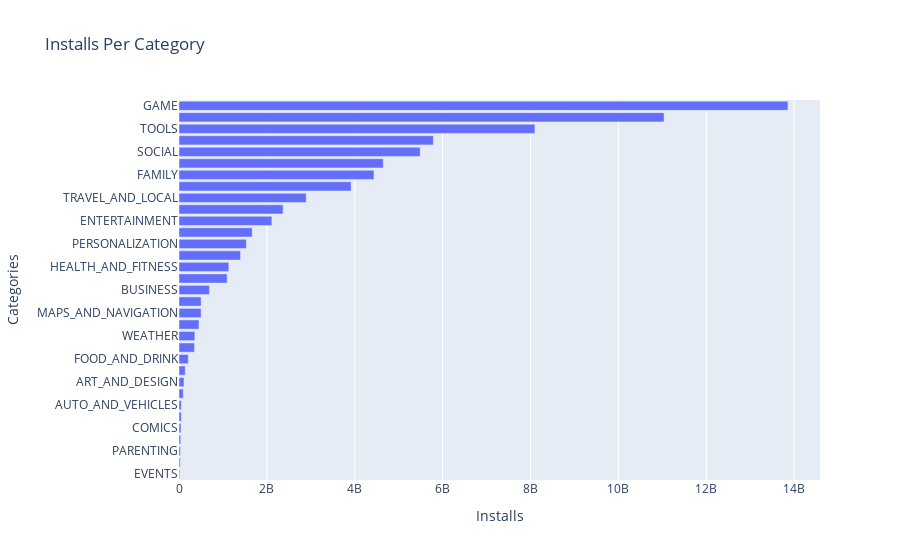

The cell this chart's notebook holds for it:
### Code cell
h_bar = px.bar(x=category_installs.Installs, y=category_installs.index, orientation="h", title="Installs Per Category")
h_bar.update_layout(xaxis_title="Installs", yaxis_title="Categories")

h_bar.show()

### Figure 1 — Plotly figure (JSON) as saved in the notebook; plotly's stock layout.template omitted (floating-point values rounded to 4 significant figures)
{"data": [{"alignmentgroup": "True", "hovertemplate": "x=%{x}<br>y=%{y}<extra></extra>", "legendgroup": "", "marker": {"color": "#636efa", "pattern": {"shape": ""}}, "name": "", "offsetgroup": "", "orientation": "h", "showlegend": false, "textposition": "auto", "type": "bar", "x": [15949410, 26916200, 31116110, 39162676, 44931100, 52083000, 53129800, 97082000, 114233100, 140912410, 211677750, 352852000, 361096500, 455249400, 503267560, 503611120, 692018120, 1096431465, 1134006220, 1400331540, 1532352930, 1665791655, 2113660000, 2369110650, 2894859300, 3916897200, 4437554490, 4649143130, 5487841475, 5788070180, 8099724500, 11039241530, 13858762717], "xaxis": "x", "y": ["EVENTS", "BEAUTY", "PARENTING", "MEDICAL", "COMICS", "LIBRARIES_AND_DEMO", "AUTO_AND_VEHICLES", "HOUSE_AND_HOME", "ART_AND_DESIGN", "DATING", "FOOD_AND_DRINK", "EDUCATION", "WEATHER", "FINANCE", "MAPS_AND_NAVIGATION", "LIFESTYLE", "BUSINESS", "SPORTS", "HEALTH_AND_FITNESS", "SHOPPING", "PERSONALIZATION", "BOOKS_AND_REFERENCE", "ENTERTAINMENT", "NEWS_AND_MAGAZINES", "TRAVEL_AND_LOCAL", "VIDEO_PLAYERS", "FAMILY", "PHOTOGRAPHY", "SOCIAL", "PRODUCTIVITY", "TOOLS", "COMMUNICATION", "GAME"], "yaxis": "y"}], "layout": {"barmode": "relative", "legend": {"tracegroupgap": 0}, "title": {"text": "Installs Per Category"}, "xaxis": {"anchor": "y", "domain": [0, 1], "title": {"text": "Installs"}}, "yaxis": {"anchor": "x", "domain": [0, 1], "title": {"text": "Categories"}}}}
